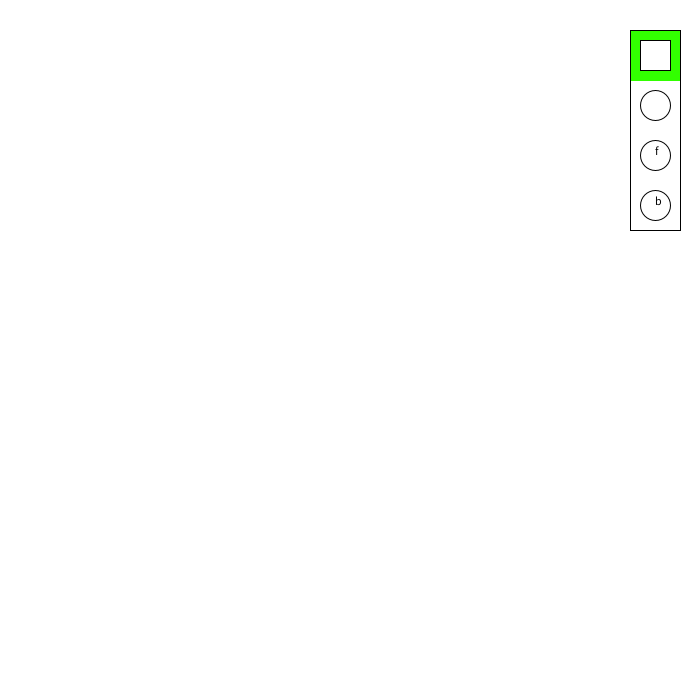
Frame 1 (no input)
Frame 60 (the mouse pressed at the canvas centre just before this capture): identical to frame 1, image omitted
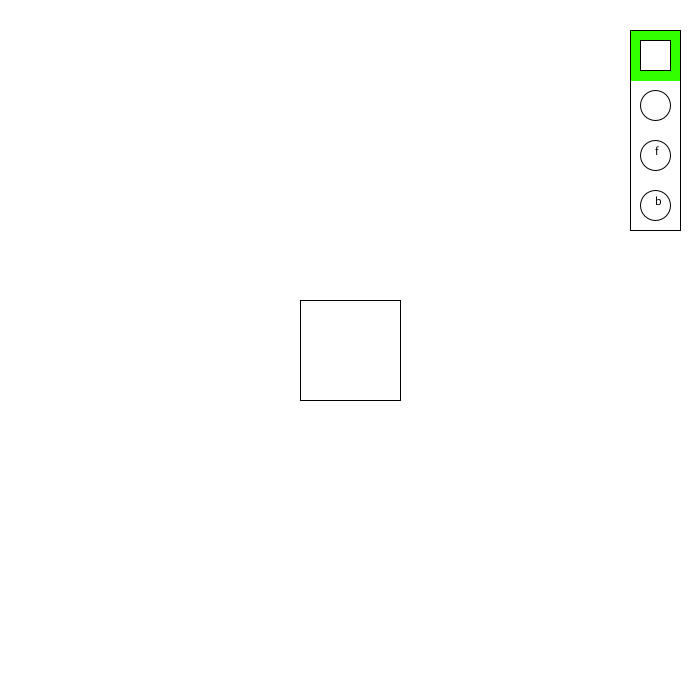
Frame 120 (the mouse held since frame 60 and released just before this capture)

The Processing sketch that drew these frames (run headless with seeded random() and noise(); from frame 60 on, the mouse is pressed at the canvas centre):

// Processing sketch: SmoothInteractiveCircles
// ── SmoothInteractiveCircles.pde
abstract class PushableObj{
    float x,y;
    float yVel, xVel;
    final float yDrag,xDrag;
    static final float diameter = 100;

    PushableObj(int x, int y){
        this.x = x;
        this.y = y;
        yDrag = 0.95;
        xDrag = 0.95;
    }
    abstract void draw();
    void updatePosition(){
        y += yVel;
        x += xVel;
        xVel *= xDrag;
        yVel *= yDrag;
    }
}

class PushableBlock extends PushableObj{
    PushableBlock(int x, int y){
        super(x,y);
    }
    void draw(){
        if(mouseX > x-diameter/2 && mouseX < x+diameter/2 && mouseY > y-diameter/2 && mouseY < y+diameter/2){
            //xVel = (1/(x+diameter/2-mouseX)*diameter/2)/2;
            xVel = (abs(x-mouseX) > 3) ? (1/(x-mouseX))*(diameter/4) : 0;
            //yVel = (1/(y+diameter/2-mouseY)*diameter/2)/2;
            //yVel = (1/(mouseY-(y+diameter)))*25;
            yVel = (abs(y-mouseY) > 3) ? (1/(y-mouseY))*(diameter/4) : 0;
        }
        rect(x, y, diameter, diameter);
        updatePosition();
    }
}


class PushableCircle extends PushableObj{
    float radius;
    PushableCircle(int x, int y){
        super(x,y);
        radius = diameter/4;
    }
    protected boolean touchesCircle(){
        float distanceVectorX = mouseX-x;
        float distanceVectorY = mouseY-y;
        boolean result = sqrt(sq(distanceVectorX)+sq(distanceVectorY)) <= radius;
        return result;
    }
    void draw(){
        circle(x, y, diameter/2);
        if(touchesCircle()){
            float distanceVectorX = x-mouseX;
            float distanceVectorY = y-mouseY;
            xVel = distanceVectorX/2;
            yVel = distanceVectorY/2;
        }
        updatePosition();
    }
}

class PushableCircleFollowing extends PushableCircle{
    PushableCircleFollowing(int x, int y){
        super(x,y);
        
    }
    void draw(){
        circle(x, y, diameter/2);
        if(touchesCircle()){
            float distanceVectorX = mouseX-x;
            float distanceVectorY = mouseY-y;
            xVel = distanceVectorX;
            yVel = distanceVectorY;
        }
        updatePosition();
    }
    
}
class BouncingCircle extends PushableCircle{
    BouncingCircle(int x,int y){
        super(x,y);
    }
    void draw(){
        circle(x, y, diameter/2);
        if(touchesCircle()){
            float distanceVectorX = x-mouseX;
            float distanceVectorY = y-mouseY;
            xVel = distanceVectorX/2;
            yVel = distanceVectorY/2; 
        }
        if(x-radius < 0 || x+radius > width)xVel *= -1;
        if(y-radius < 0 || y+radius > height)yVel *= -1;
        updatePosition();
    }
}

PushableObj[] objects;
int selection = 0;
boolean onSelection = false;

void setup(){
    rectMode(CENTER);
    smooth();
    size(700,700);
    //fullScreen();
    objects = new PushableObj[0];
}

void draw(){
    background(255);
    drawUI();
    for(PushableObj obj : objects)obj.draw();
}

void drawUI(){
    rectMode(CORNER);
    rect(width-70,30,50,200);
    //Hover highlighting
    if(mouseX>width-70 && mouseX<width-20 && mouseY>30 && mouseY < 230){
        onSelection = true;
        noStroke();
        fill(175);
        //highlight square
        if(mouseY<80){
            rect(width-69,31,49,49);
            if(mousePressed)selection = 0;
        }
        //highlight circle
        else if(mouseY<130){
            rect(width-69,80,49,50);
            if(mousePressed)selection = 1;
        }
        //highlight following circle
        else if(mouseY<180){
            rect(width-69,130,49,50);
            if(mousePressed)selection = 2;
        }
        //highlight bouncing circle
        else if(mouseY<230){
            rect(width-69,180,49,50);
            if(mousePressed)selection = 3;
        }
    }
    else if(onSelection)onSelection=false;
    //selection highlighting
    noStroke();
    fill(50,255,0);
    rect(width-69,31+50*selection-(selection == 0 ? 0 : 1),49,50);

    //icons
    stroke(0);
    fill(255);
    rect(width-60,40,30,30);
    circle(width-45, 105, 30);
    circle(width-45, 155, 30);
    fill(0);
    text("f",width-45,155);
    fill(255);
    circle(width-45, 205, 30);
    fill(0);
    text("b",width-45,205);
    fill(255);
    rectMode(CENTER);
}

void mousePressed() {
    if(!onSelection){
        switch (selection) {
            case 0 :
                objects = (PushableObj[])append(objects,new PushableBlock(mouseX,mouseY));
            break;
            case 1 :
                objects = (PushableObj[])append(objects,new PushableCircle(mouseX,mouseY));
            break;
            case 2 :
                objects = (PushableObj[])append(objects,new PushableCircleFollowing(mouseX,mouseY));
            break;
            case 3 :
                objects = (PushableObj[])append(objects,new BouncingCircle(mouseX,mouseY));
            break;
        }
    }   
}
